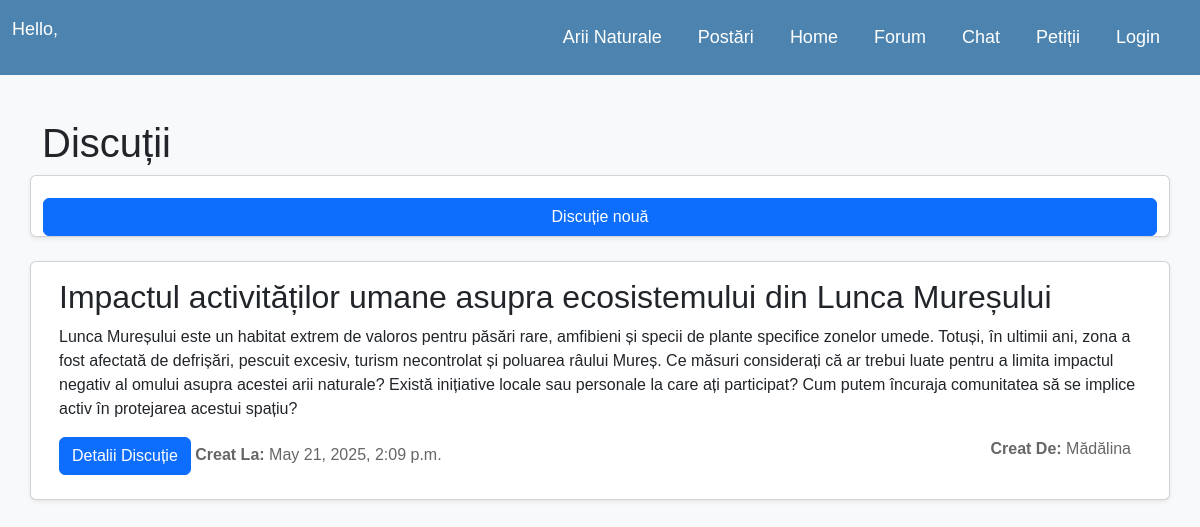
The app's page /discussions/ with its own data.
### eenvironmentblog/models.py (models this page shows)
class Discussion(models.Model):
    title = models.CharField(max_length=100)
    description = models.TextField()
    arie_discutie = models.ForeignKey(ArieNaturala, on_delete=models.CASCADE)
    created_by = models.ForeignKey(User, on_delete=models.CASCADE)
    created_at = models.DateTimeField(auto_now_add=True)

### eenvironmentblog/views.py (the view)
# urls.py: path('discussions/', views.discussion_list, name='discussion_list'),
def discussion_list(request):
    discussions = Discussion.objects.all()
    return render(request, 'eenvironmentblog/discussion_list.html', {'discussions': discussions})

### eenvironmentblog/templates/eenvironmentblog/discussion_list.html (shortened to what this page needs)
{% extends 'eenvironmentblog/base.html' %}
{% block content %}
<div class="row">
    <h1>Discuții</h1>
        <div class="card mb-4 shadow-sm">
        <a href="{% url 'new_discussion' %}" style="margin-top:2%" class="btn btn-primary">Discuție nouă</a>
        </div>
            {% if discussions %}
        {% for discussion in discussions %}
    <div class="card mb-4 shadow-sm">
        <div class="card-body">
    <h2>{{ discussion.title }}</h2>
              <p> {{ discussion.description }}</p>
                      <a href="{% url 'discussion_detail' discussion.id %}" class="btn btn-primary">Detalii Discuție</a>
                <p style="display: inline-block; color: #666; margin-right: 10px;float:right"><strong>Creat De:</strong> {{ discussion.created_by.username }}</p>
                <p style="display: inline-block; color: #666;"><strong>Creat La:</strong> {{ discussion.created_at }}</p>
        </div>
        </div>
        {% endfor %}
    {% else %}
        <p>No discussions found.</p>
    {% endif %}
</div>
{% endblock %}

### eenvironmentblog/templates/eenvironmentblog/base.html (style rules this page uses)
body { font-family: 'Arial', sans-serif; background-color: #f8f9fa; }

### records on screen
Discussion: title "Impactul activităților umane asupra ecosistemului din Lunca Mureșului", description "Lunca Mureșului este un habitat extrem de valoros pentru păsări rare, amfibieni și specii de plante specifice zonelor umede. Totuși, în ultimii ani, zona a fost afectată de defrișări, pescuit excesiv, turism necontrolat și poluarea râului Mureș. Ce măsuri considerați că ar trebui luate pentru a limita impactul negativ al omului asupra acestei arii naturale? Există inițiative locale sau personale la care ați participat? Cum putem încuraja comunitatea să se implice activ în protejarea acestui spațiu?", created_by.username "Mădălina", created_at "May 21, 2025, 2:09 p.m."
